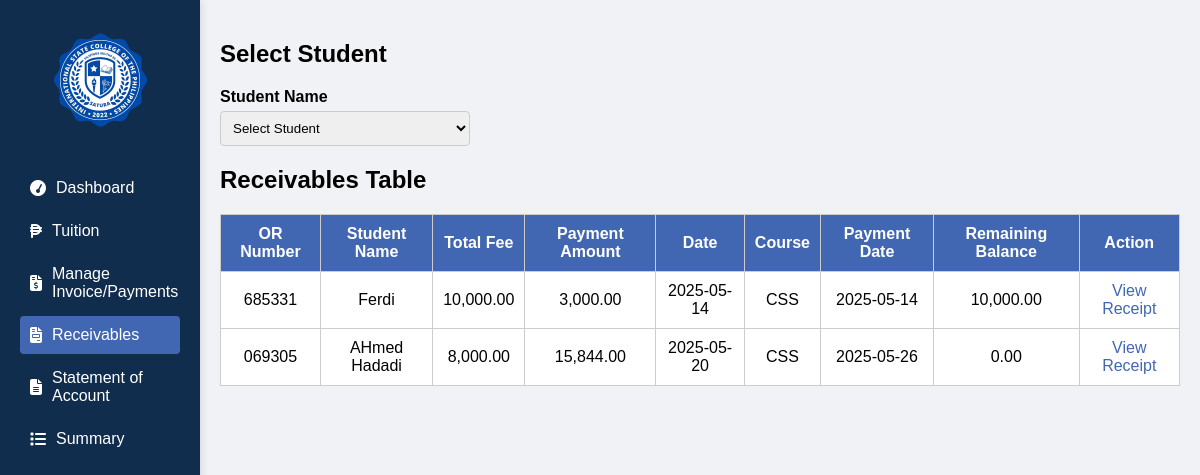
Screenshot of /Cashier/recievable.php with the database file from the repository.
### tables this page shows
CREATE TABLE `receivables` (
  `id` int(11) NOT NULL,
  `or_no` varchar(10) NOT NULL,
  `student_name` varchar(255) NOT NULL,
  `total_fee` decimal(10,2) NOT NULL,
  `date` date NOT NULL,
  `course` varchar(50) NOT NULL,
  `payment_date` date NOT NULL,
  `balance` decimal(10,2) NOT NULL,
  `created_at` timestamp NOT NULL DEFAULT current_timestamp(),
  `payment_amount` int(100) NOT NULL
);

### Cashier/recievable.php (the view, shortened to what this page needs)
<?php
include '../connect.php';
$receivables = mysqli_query($conn, "SELECT * FROM receivables ORDER BY id DESC");
?>
<!DOCTYPE html>
<html lang="en">
<head>
  <link rel="stylesheet" href="https://cdnjs.cloudflare.com/ajax/libs/font-awesome/6.4.0/css/all.min.css">
</head>
<body>
<div class="sidebar">
  <div style="padding: 20px; text-align: center;">
    <img src="logo.jpg" alt="Logo" style="width: 100px; height: auto; border-radius: 50%;">
  </div>
  <div style="padding: 10px;">
    <div class="nav-item"><i class="fa fa-tachometer"></i> <span>Dashboard</span></div>
    <a href="tuition.php" class="nav-item"><i class="fas fa-peso-sign"></i> <span>Tuition</span></a>
    <a href="Payments.php" class="nav-item"><i class="fas fa-file-invoice-dollar"></i> <span>Manage Invoice/Payments</span></a>
    <a href="recievable.php" class="nav-item active"><i class="fas fa-file-invoice"></i> <span>Receivables</span></a>
    <a href="soa.php" class="nav-item"><i class="fas fa-file-alt"></i> <span>Statement of Account</span></a>
    <div class="nav-item"><i class="fas fa-list"></i> <span>Summary</span></div>
  </div>
</div>
<div class="main-content">
  <h2>Select Student</h2>
  <form method="GET" action="recievable.php">
    <div class="field">
      <label>Student Name</label>
      <select name="student" onchange="this.form.submit()" required>
        <option value="">Select Student</option>
      </select>
    </div>
  </form>
  <h2>Receivables Table</h2>
  <table>
    <thead>
      <tr>
        <th>OR Number</th>
        <th>Student Name</th>
        <th>Total Fee</th>
        <th>Payment Amount</th>
        <th>Date</th>
        <th>Course</th>
        <th>Payment Date</th>
        <th>Remaining Balance</th>
        <th>Action</th>
      </tr>
    </thead>
    <tbody>
      <?php while ($row = mysqli_fetch_assoc($receivables)): ?>
        <tr>
          <td><?= htmlspecialchars($row['or_no']) ?></td>
          <td><?= htmlspecialchars($row['student_name']) ?></td>
          <td><?= number_format($row['total_fee'], 2) ?></td>
          <td><?= number_format($row['payment_amount'], 2) ?></td>
          <td><?= htmlspecialchars($row['date']) ?></td>
          <td><?= htmlspecialchars($row['course']) ?></td>
          <td><?= htmlspecialchars($row['payment_date']) ?></td>
          <td><?= number_format($row['balance'], 2) ?></td>
          <td>
            <a href="recievable.php?receipt=1&or_no=<?= $row['or_no'] ?>" target="_blank" class="action-link">View Receipt</a>
          </td>
        </tr>
      <?php endwhile; ?>
    </tbody>
  </table>
</div>
</body>
</html>

### Cashier/recievable.php (style rules this page uses)
body { margin: 0; font-family: Arial, sans-serif; background: #f0f2f5; }
.sidebar { width: 200px; background: #112D4E; color: white; display: flex; flex-direction: column; padding: 10px 0; min-height: 100vh; box-shadow: 2px 0 8px rgba(0,0,0,0.1); position: fixed; left: 0; top: 0; }
.nav-item { margin: 5px 10px; padding: 10px; display: flex; align-items: center; gap: 10px; border-radius: 4px; transition: background 0.3s; color: white; text-decoration: none; }
.active { background: #4267b2; }
.main-content { margin-left: 200px; padding: 20px; }
.field { margin-bottom: 10px; }
.field label { display: block; margin-bottom: 5px; font-weight: bold; }
.field input, .field select { width: 250px; padding: 8px; border-radius: 4px; border: 1px solid #ccc; }
table { width: 100%; border-collapse: collapse; margin-top: 15px; background: white; }
table th, table td { padding: 10px; border: 1px solid #ccc; text-align: center; }
table th { background: #4267b2; color: white; }
.action-link { color: #4267b2; text-decoration: none; }

### rows the page displays
receivables: or_no "685331", student_name "Ferdi", total_fee "10,000.00", payment_amount "3,000.00", date "2025-05-14", course "CSS", payment_date "2025-05-14", balance "10,000.00"
receivables: or_no "069305", student_name "AHmed Hadadi", total_fee "8,000.00", payment_amount "15,844.00", date "2025-05-20", course "CSS", payment_date "2025-05-26", balance "0.00"
